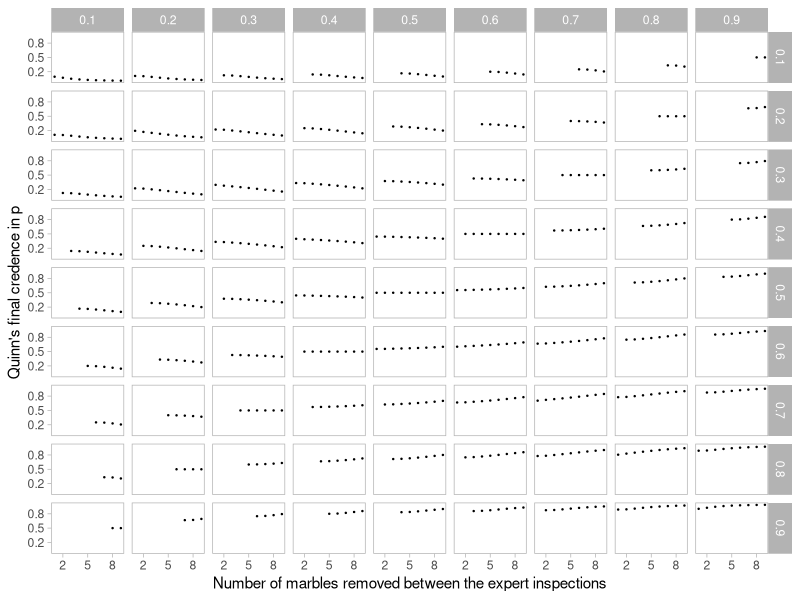
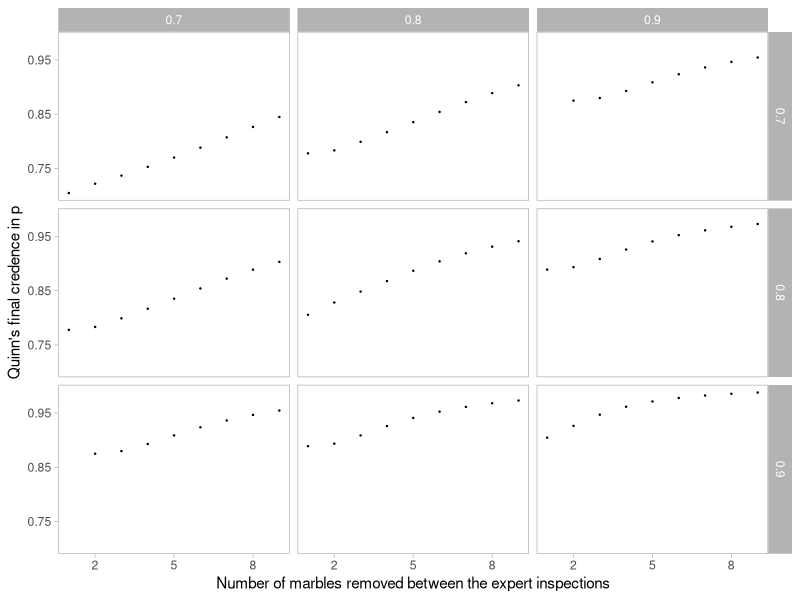
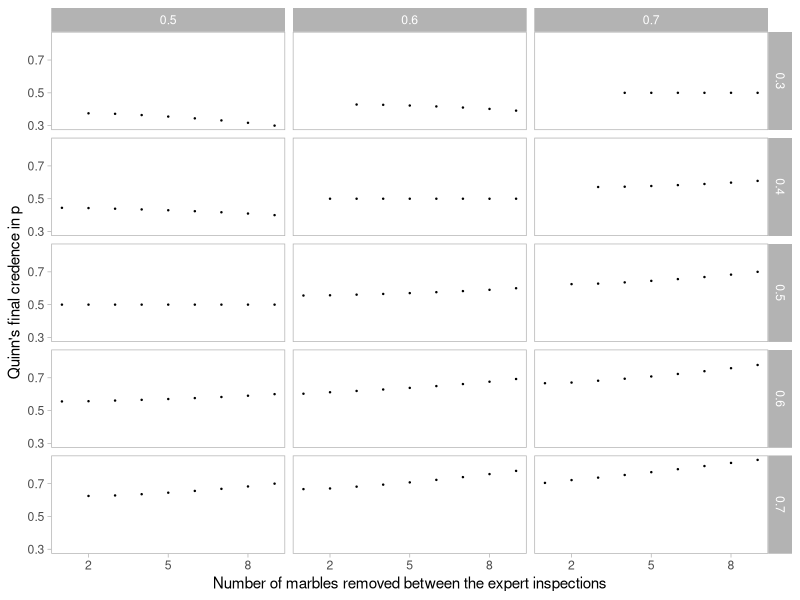
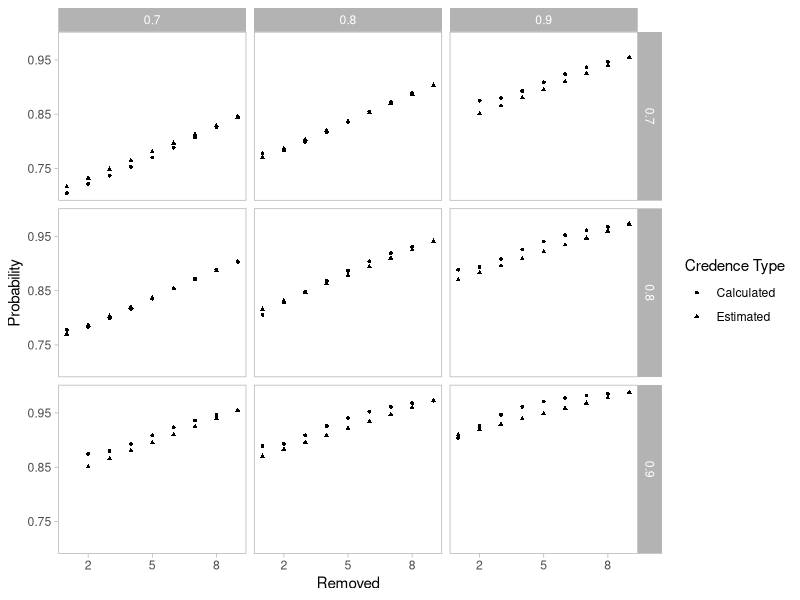
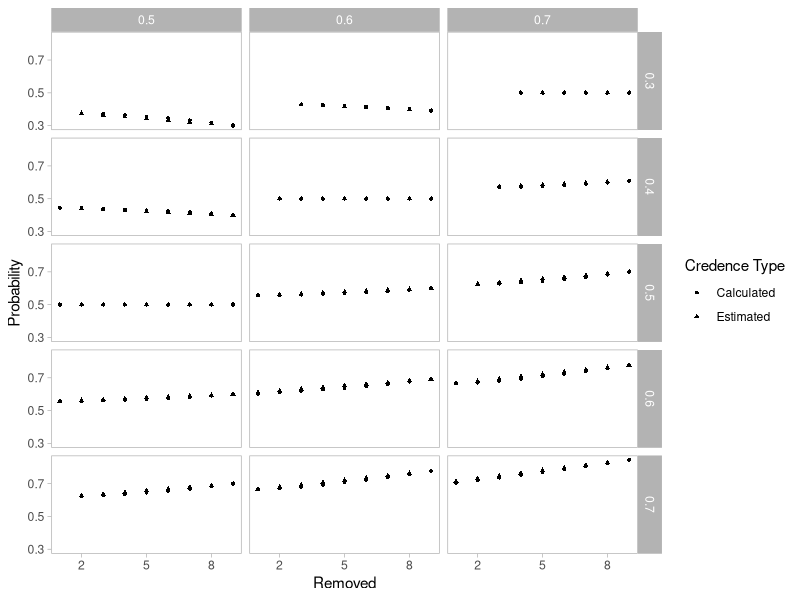

Reproduce these figures in R, in order.
## ---- chunk 1
require(knitr)
require(tidyverse)
require(kableExtra)

# knitr::opts_chunk$set(echo = FALSE, results = "asis")
knitr::opts_chunk$set(echo = FALSE)
## ---- chunk 2
#| fig-cap: "The result of merging two somewhat connected opinions."
#| label: fig-conexp
r <- 0.5 # Proportion of balls that are white

master <- expand_grid(marked_ball = 0:1, 
                      Ava_white = 0:10, 
                      to_remove = 1:9, 
                      white_remove = 0:9, 
                      white_add = 0:9) %>%
  filter(white_remove <= Ava_white - marked_ball) %>%
  filter(white_remove <= to_remove) %>%
  filter(white_add <= to_remove) %>%
  filter(Ava_white >= marked_ball) %>%
  filter(Ava_white <= 9 + marked_ball) %>%
  mutate(Ava_black = 10 - Ava_white,
         black_remove = to_remove - white_remove,
         black_add = to_remove - white_add) %>%
  filter(black_remove <= Ava_black - 1 + marked_ball) %>%
  mutate(Ben_white = Ava_white - white_remove + white_add,
         Ben_black = Ava_black - black_remove + black_add,
         Ben_total = Ben_white + Ben_black,
         Ava_prob = dhyper(Ava_white - marked_ball, 50 * r - marked_ball, 50 * (1-r) - 1 + marked_ball, 9),
         remove_prob = dhyper(white_remove, Ava_white - marked_ball, Ava_black - 1 + marked_ball, to_remove),
         add_prob = dhyper(white_add, 50 * r - Ava_white + white_remove, 50 * (1-r) - Ava_black + black_remove, to_remove),
         all_prob = (1-r + marked_ball * (2 * r - 1)) * Ava_prob * remove_prob * add_prob)

Quinn <- master %>%
  group_by(Ava_white, Ben_white, to_remove) %>%
  summarise(prob = weighted.mean(marked_ball, all_prob), .groups = 'drop') %>%
  rename(Ava = Ava_white, Ben = Ben_white, Removed = to_remove, Probability = prob) %>%
  mutate(Ava = Ava/10, Ben = Ben / 10)

Quinn_plot <- ggplot(Quinn %>%
                        filter(Ava != round(Ava, 0), Ben != round(Ben, 0)), 
                      aes(Removed, Probability)) +
  geom_point(size = 0.2) +
  facet_grid(rows = vars(Ava), cols = vars(Ben)) +
  theme_light() +
  scale_x_continuous(breaks = seq(2, 8, 3)) +
  scale_y_continuous(breaks = seq(0.2, 0.8, 0.3)) +
  theme(panel.grid.major = element_blank(), panel.grid.minor = element_blank()) +
  labs(x="Number of marbles removed between the expert inspections", y = "Quinn's final credence in p")

Quinn_plot
## ---- chunk 3
#| fig-cap: "The bottom right corner of @fig-conexp"
#| label: fig-cap-bottom-right
ggplot(Quinn %>%
            filter(Ava != round(Ava, 0), Ben != round(Ben, 0), Ava > 0.6, Ben > 0.6),
            aes(Removed, Probability)) +
  geom_point(size = 0.2) +
  facet_grid(rows = vars(Ava), cols = vars(Ben)) +
  theme_light() +
  scale_x_continuous(breaks = seq(2, 8, 3)) +
  scale_y_continuous(breaks = seq(0.75, 0.95, 0.1)) +
  theme(panel.grid.major = element_blank(), panel.grid.minor = element_blank())+
  labs(x="Number of marbles removed between the expert inspections", y = "Quinn's final credence in p")
## ---- chunk 4
#| fig-cap: "A detail of the middle of @fig-conexp"
#| label: fig-cap-middle
ggplot(Quinn %>%
            filter(Ava > 0.2, Ben > 0.4, Ava < 0.8, Ben < 0.8),
            aes(Removed, Probability)) +
  geom_point(size = 0.2) +
  facet_grid(rows = vars(Ava), cols = vars(Ben)) +
  theme_light() +
  scale_x_continuous(breaks = seq(2, 8, 3)) +
  scale_y_continuous(breaks = seq(0.3, 0.7, 0.2)) +
  theme(panel.grid.major = element_blank(), panel.grid.minor = element_blank())+
  labs(x="Number of marbles removed between the expert inspections", y = "Quinn's final credence in p")
## ---- chunk 5
#| label: fig-twoprob-bottom-right
#| fig-cap: "A detail from @fig-conexp with estimated probabilities shown."
Quinn$type = "Calculated"

Quinn_model <- Quinn %>%
  mutate(Probability =  #(9 - Removed) / 9 * (Ava + Ben) / 2 + 
                        (9 - Removed) / 9  * (Ava * Ben)^0.5 / ((Ava * Ben)^0.5 + ((1 - Ava)* (1 - Ben))^0.5) +
                        Removed / 9 * (Ava * Ben) / ((Ava * Ben) + ((1 - Ava)* (1 - Ben)))
  ) %>%
   mutate(type = "Estimated")

all_Quinn <- bind_rows(Quinn, Quinn_model) %>%
  rename(`Credence Type` = type)

ggplot(all_Quinn %>%
         filter(Ava >= 0.7, Ava <= 0.9, Ben >= 0.7, Ben <= 0.9),
       aes(Removed, Probability)) +
  geom_point(size = 1, aes(shape = `Credence Type`)) +
  facet_grid(rows = vars(Ava), cols = vars(Ben)) +
  theme_light() +
  scale_x_continuous(breaks = seq(2, 8, 3)) +
  scale_y_continuous(breaks = seq(0.75, 0.95, 0.1)) +
  theme(panel.grid.major = element_blank(), panel.grid.minor = element_blank())
## ---- chunk 6
#| label: fig-twoprob-middle
#| fig-cap: "The middle of @fig-conexp with estimated probabilities shown."
ggplot(all_Quinn %>%
         filter(Ava >= 0.3, Ava <= 0.7, Ben >= 0.5, Ben <= 0.7),
       aes(Removed, Probability)) +
  geom_point(size = 1, aes(shape = `Credence Type`)) +
  facet_grid(rows = vars(Ava), cols = vars(Ben)) +
  theme_light() +
  scale_x_continuous(breaks = seq(2, 8, 3)) +
  scale_y_continuous(breaks = seq(0.3, 0.7, 0.2)) +
  theme(panel.grid.major = element_blank(), panel.grid.minor = element_blank())
## ---- chunk 7
#| label: tbl-diffk
#| tbl-cap: "The posterior probability after hearing two differentially informed experts."
master <- expand_grid(marked_ball = 0:1, 
                      who_first = c("Ava", "Ben"),
                      how_round = 0:1,
                      first_white = 0:20, 
                      white_remove = 0:10) %>% 
  filter(white_remove <= first_white - marked_ball) %>%
  filter(first_white >= marked_ball) %>%
  filter(first_white <= 19 + marked_ball) %>%
  mutate(first_black = 20 - first_white,
         black_remove = 10 - white_remove) %>%
  filter(black_remove <= first_black - 1 + marked_ball) %>%
  mutate(second_white = first_white - white_remove,
         second_black = first_black - black_remove,
         second_total = second_white + second_black,
         first_white_display = case_when(first_white %% 2 == 0 ~ first_white / 2,
                                         TRUE ~ first_white/2 - 0.5 + how_round),
         first_white_display = as.integer(first_white_display),
         Ava_white = case_when(who_first == "Ava" ~ first_white_display,
                               TRUE ~ second_white),
         Ben_white = case_when(who_first == "Ben" ~ first_white_display,
                               TRUE ~ second_white),
         first_prob = dhyper(first_white - marked_ball, 25 - marked_ball, 24 + marked_ball, 19),
         remove_prob = dhyper(white_remove, first_white - marked_ball, first_black - 1 + marked_ball, 10),
         all_prob = 1/8 * first_prob * remove_prob)

Quinn <- master %>%
  group_by(Ava_white, Ben_white) %>%
  summarise(prob = weighted.mean(marked_ball, all_prob), .groups = 'drop') %>%
  rename(Ava = Ava_white, Ben = Ben_white, Probability = prob) %>%
  mutate(Ava = Ava/10,
         Ben = Ben / 10,
         Probability = round(Probability, 3)) %>%
  filter(Ava != round(Ava), Ben != round(Ben)) %>%
  pivot_wider(values_from = Probability,
              names_from = Ben) %>%
  rename(`Ava/Ben` = Ava)

kable(Quinn)
